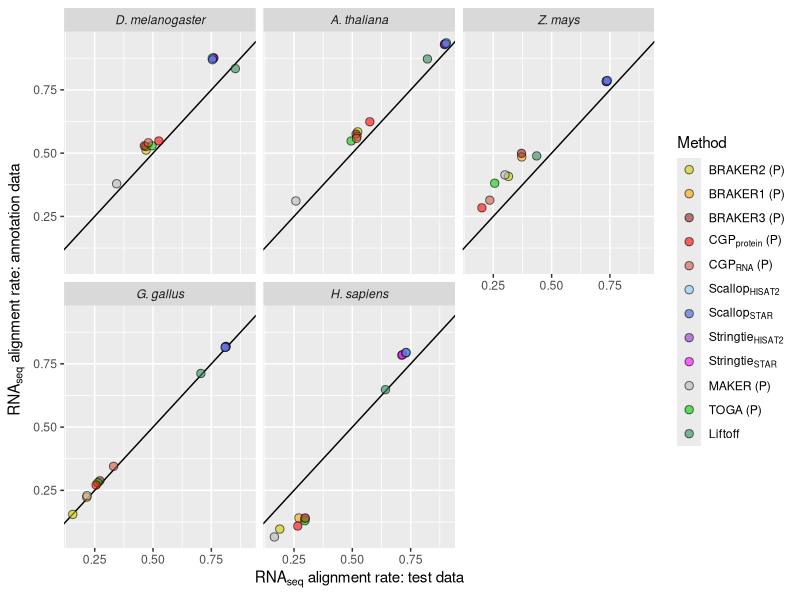
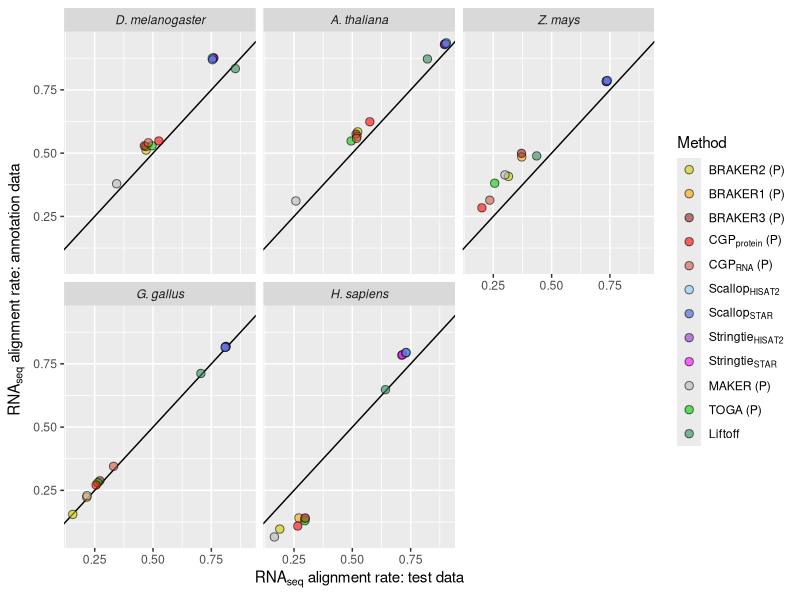

Source code (R) for these figures, in order:
## ---- chunk 1
currentdir=getwd()
setwd(currentdir)
library(tidyverse)
## ---- chunk 2
annotations <-read_csv("../../data/Table_S3.csv")
annotations <- annotations %>% filter(!method %in% c("BrkProt-unfilt","BrkProt-fullsupport","BrkRNA-unfilt",
                                                     "BrkRNA-fullsupport","CGPdenovo","TSEBRA","MakerNoRnaNoEvm",
                                                     "MakerRnaEvm","MakerNoRnaEvm")) 

methodlabels<-c("BRAKER2 (P)","BRAKER1 (P)","BRAKER3 (P)",expression(paste(CGP[protein]," (P)")),expression(paste(CGP[RNA]," (P)")),expression(Scallop[HISAT2]),expression(Scallop[STAR]),expression(Stringtie[HISAT2]),expression(Stringtie[STAR]),"MAKER (P)","TOGA (P)","Liftoff")

annotations$method <- factor(annotations$method,levels=c("BrkProt","BrkRNA","Braker3","CGPprotein","CGPrnaseq",
                                           "ScalHisat","ScalStar","StrHisat","StrStar","MakerRnaNoEvm","TOGA","liftoff"))

annotations <- annotations %>% mutate(species = str_replace(species, "dmelanogaster", "D. melanogaster")) %>%
     mutate(species = str_replace(species, "dpseudoobscura", "D. pseudoobscura")) %>%  
     mutate(species = str_replace(species, "dyakuba", "D. yakuba")) %>%
     mutate(species = str_replace(species, "alyrata", "A. lyrata")) %>%
     mutate(species = str_replace(species, "athaliana", "A. thaliana")) %>%
     mutate(species = str_replace(species, "boleracea", "B. oleracea")) %>%
     mutate(species = str_replace(species, "crubella", "C. rubella")) %>%
     mutate(species = str_replace(species, "osativa", "O. sativa")) %>%
     mutate(species = str_replace(species, "sitalica", "S. italica")) %>%
     mutate(species = str_replace(species, "bdistachyon", "B. distachyon")) %>%
     mutate(species = str_replace(species, "zmays", "Z. mays")) %>%
     mutate(species = str_replace(species, "bmori", "B. mori")) %>%
     mutate(species = str_replace(species, "herato", "H. erato")) %>%
     mutate(species = str_replace(species, "dplexippus", "D. plexippus")) %>%
     mutate(species = str_replace(species, "human", "H. sapiens")) %>%
     mutate(species = str_replace(species, "macaque", "M. mulatta")) %>%
     mutate(species = str_replace(species, "dog", "C. familiaris")) %>%
     mutate(species = str_replace(species, "mouse", "M. musculus")) %>%
     mutate(species = str_replace(species, "chicken", "G. gallus")) %>%
     mutate(species = str_replace(species, "quail", "C. japonica")) %>%
     mutate(species = str_replace(species, "mallard", "A. platyrhynchos"))


annotations <- annotations %>% mutate_at(vars(species),factor,levels=c("D. melanogaster",
              "D. yakuba", "D. pseudoobscura","A. thaliana", "A. lyrata","C. rubella","B. oleracea","Z. mays","S. italica","O. sativa",
               "B. distachyon", "G. gallus","C. japonica","A. platyrhynchos","H. sapiens","M. mulatta","M. musculus","C. familiaris","H. erato","D. plexippus","B. mori"))
## ---- chunk 3
refdata<- annotations %>% filter(species %in% c("D. melanogaster","H. sapiens","A. thaliana","Z. mays","G. gallus")) 

ref_mainvseval_alignplot<-refdata %>% ggplot(aes(x=median_splicedexons_eval,y=median_align_splicedexons)) +
            geom_abline(slope=1, intercept = 0) +
            geom_point(aes(fill=method),color="black",pch=21,alpha=0.6,size=2.5) +
            scale_fill_manual(labels=methodlabels,values=c("yellow3","orange","brown4", "red","coral3",
                                                          "lightskyblue", "royalblue3","darkorchid3", "magenta"
                                                           ,"gray72","green3","seagreen")) +
           xlab(expression(paste(RNA[seq]," alignment rate: test data"))) +
           ylab(expression(paste(RNA[seq]," alignment rate: annotation data"))) +
           guides(fill = guide_legend(title = "Method")) +
           facet_wrap(~species) +
           theme(strip.text = element_text(face="italic")) 
ref_mainvseval_alignplot
ggsave(ref_mainvseval_alignplot,file="Figure_S10.pdf",width=8,height=6)
